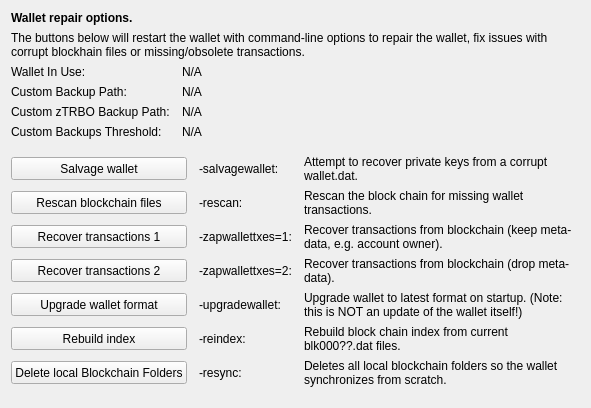
     <widget class="QWidget" name="tab_repair">
      <attribute name="title">
       <string>&amp;Wallet Repair</string>
      </attribute>
      <layout class="QGridLayout" name="gridLayout_4" columnstretch="0,0,0,0">
       <property name="horizontalSpacing">
        <number>12</number>
       </property>
       <item row="0" column="0" colspan="4">
        <widget class="QLabel" name="label_repair_header">
         <property name="font">
          <font>
           <weight>75</weight>
           <bold>true</bold>
          </font>
         </property>
         <property name="text">
          <string>Wallet repair options.</string>
         </property>
        </widget>
       </item>
       <item row="1" column="0" colspan="4">
        <widget class="QLabel" name="label_repair_helptext">
         <property name="font">
          <font>
           <weight>50</weight>
           <bold>false</bold>
          </font>
         </property>
         <property name="text">
          <string>The buttons below will restart the wallet with command-line options to repair the wallet, fix issues with corrupt blockhain files or missing/obsolete transactions.</string>
         </property>
         <property name="wordWrap">
          <bool>true</bool>
         </property>
        </widget>
       </item>
       <item row="2" column="0">
        <widget class="QLabel" name="wallet_path_label">
         <property name="text">
          <string>Wallet In Use:</string>
         </property>
        </widget>
       </item>
       <item row="2" column="1" colspan="3">
        <widget class="QLabel" name="wallet_path">
         <property name="cursor">
          <cursorShape>IBeamCursor</cursorShape>
         </property>
         <property name="text">
          <string>N/A</string>
         </property>
         <property name="textFormat">
          <enum>Qt::PlainText</enum>
         </property>
         <property name="textInteractionFlags">
          <set>Qt::LinksAccessibleByMouse|Qt::TextSelectableByKeyboard|Qt::TextSelectableByMouse</set>
         </property>
        </widget>
       </item>
       <item row="3" column="0">
        <widget class="QLabel" name="wallet_custombackuppath_label">
         <property name="visible">
          <bool>true</bool>
         </property>
         <property name="text">
          <string>Custom Backup Path:</string>
         </property>
        </widget>
       </item>
       <item row="3" column="1" colspan="3">
        <widget class="QLabel" name="wallet_custombackuppath">
         <property name="cursor">
          <cursorShape>IBeamCursor</cursorShape>
         </property>
         <property name="visible">
          <bool>true</bool>
         </property>
         <property name="text">
          <string>N/A</string>
         </property>
         <property name="textFormat">
          <enum>Qt::PlainText</enum>
         </property>
         <property name="textInteractionFlags">
          <set>Qt::LinksAccessibleByMouse|Qt::TextSelectableByKeyboard|Qt::TextSelectableByMouse</set>
         </property>
        </widget>
       </item>
       <item row="4" column="0">
        <widget class="QLabel" name="wallet_customztrbobackuppath_label">
         <property name="visible">
          <bool>false</bool>
         </property>
         <property name="text">
          <string>Custom zTRBO Backup Path:</string>
         </property>
        </widget>
       </item>
       <item row="4" column="1" colspan="3">
        <widget class="QLabel" name="wallet_customztrbobackuppath">
         <property name="cursor">
          <cursorShape>IBeamCursor</cursorShape>
         </property>
         <property name="visible">
          <bool>false</bool>
         </property>
         <property name="text">
          <string>N/A</string>
         </property>
         <property name="textFormat">
          <enum>Qt::PlainText</enum>
         </property>
         <property name="textInteractionFlags">
          <set>Qt::LinksAccessibleByMouse|Qt::TextSelectableByKeyboard|Qt::TextSelectableByMouse</set>
         </property>
        </widget>
       </item>
       <item row="5" column="0">
        <widget class="QLabel" name="wallet_custombackupthreshold_label">
         <property name="visible">
          <bool>true</bool>
         </property>
         <property name="text">
          <string>Custom Backups Threshold:</string>
         </property>
        </widget>
       </item>
       <item row="5" column="1" colspan="3">
        <widget class="QLabel" name="wallet_custombackupthreshold">
         <property name="cursor">
          <cursorShape>IBeamCursor</cursorShape>
         </property>
         <property name="visible">
          <bool>true</bool>
         </property>
         <property name="text">
          <string>N/A</string>
         </property>
         <property name="textFormat">
          <enum>Qt::PlainText</enum>
         </property>
         <property name="textInteractionFlags">
          <set>Qt::LinksAccessibleByMouse|Qt::TextSelectableByKeyboard|Qt::TextSelectableByMouse</set>
         </property>
        </widget>
       </item>
       <item row="6" column="0">
        <spacer name="verticalSpacer_repair1">
         <property name="orientation">
          <enum>Qt::Vertical</enum>
         </property>
         <property name="sizeHint" stdset="0">
          <size>
           <width>10</width>
           <height>10</height>
          </size>
         </property>
        </spacer>
       </item>
       <item row="7" column="0" colspan="2">
        <widget class="QPushButton" name="btn_salvagewallet">
         <property name="minimumSize">
          <size>
           <width>100</width>
           <height>23</height>
          </size>
         </property>
         <property name="text">
          <string>Salvage wallet</string>
         </property>
        </widget>
       </item>
       <item row="7" column="2">
        <widget class="QLabel" name="label_repair_salvage_command">
         <property name="text">
          <string notr="true">-salvagewallet:</string>
         </property>
        </widget>
       </item>
       <item row="7" column="3">
        <widget class="QLabel" name="label_repair_salvage">
         <property name="text">
          <string>Attempt to recover private keys from a corrupt wallet.dat.</string>
         </property>
         <property name="wordWrap">
          <bool>true</bool>
         </property>
        </widget>
       </item>
       <item row="8" column="0" colspan="2">
        <widget class="QPushButton" name="btn_rescan">
         <property name="minimumSize">
          <size>
           <width>100</width>
           <height>23</height>
          </size>
         </property>
         <property name="text">
          <string>Rescan blockchain files</string>
         </property>
        </widget>
       </item>
       <item row="8" column="2">
        <widget class="QLabel" name="label_repair_rescan_command">
         <property name="text">
          <string notr="true">-rescan:</string>
         </property>
        </widget>
       </item>
       <item row="8" column="3">
        <widget class="QLabel" name="label_repair_rescan">
         <property name="text">
          <string>Rescan the block chain for missing wallet transactions.</string>
         </property>
         <property name="wordWrap">
          <bool>true</bool>
         </property>
        </widget>
       </item>
       <item row="9" column="0" colspan="2">
        <widget class="QPushButton" name="btn_zapwallettxes1">
         <property name="minimumSize">
          <size>
           <width>100</width>
           <height>23</height>
          </size>
         </property>
         <property name="text">
          <string>Recover transactions 1</string>
         </property>
        </widget>
       </item>
       <item row="9" column="2">
        <widget class="QLabel" name="label_repair_zap1_command">
         <property name="text">
          <string notr="true">-zapwallettxes=1:</string>
         </property>
        </widget>
       </item>
       <item row="9" column="3">
        <widget class="QLabel" name="label_repair_zap1">
         <property name="text">
          <string>Recover transactions from blockchain (keep meta-data, e.g. account owner).</string>
         </property>
         <property name="wordWrap">
          <bool>true</bool>
         </property>
        </widget>
       </item>
       <item row="10" column="0" colspan="2">
        <widget class="QPushButton" name="btn_zapwallettxes2">
         <property name="minimumSize">
          <size>
           <width>100</width>
           <height>23</height>
          </size>
         </property>
         <property name="text">
          <string>Recover transactions 2</string>
         </property>
        </widget>
       </item>
       <item row="10" column="2">
        <widget class="QLabel" name="label_repair_zap2_command">
         <property name="text">
          <string notr="true">-zapwallettxes=2:</string>
         </property>
        </widget>
       </item>
       <item row="10" column="3">
        <widget class="QLabel" name="label_repair_zap2">
         <property name="text">
          <string>Recover transactions from blockchain (drop meta-data).</string>
         </property>
         <property name="wordWrap">
          <bool>true</bool>
         </property>
        </widget>
       </item>
       <item row="11" column="0" colspan="2">
        <widget class="QPushButton" name="btn_upgradewallet">
         <property name="minimumSize">
          <size>
           <width>100</width>
           <height>23</height>
          </size>
         </property>
         <property name="text">
          <string>Upgrade wallet format</string>
         </property>
        </widget>
       </item>
       <item row="11" column="2">
        <widget class="QLabel" name="label_repair_upgrade_command">
         <property name="text">
          <string notr="true">-upgradewallet:</string>
         </property>
        </widget>
       </item>
       <item row="11" column="3">
        <widget class="QLabel" name="label_repair_upgrade">
         <property name="text">
          <string>Upgrade wallet to latest format on startup. (Note: this is NOT an update of the wallet itself!)</string>
         </property>
         <property name="wordWrap">
          <bool>true</bool>
         </property>
        </widget>
       </item>
       <item row="12" column="0" colspan="2">
        <widget class="QPushButton" name="btn_reindex">
         <property name="minimumSize">
          <size>
           <width>100</width>
           <height>23</height>
          </size>
         </property>
         <property name="text">
          <string>Rebuild index</string>
         </property>
        </widget>
       </item>
       <item row="12" column="2">
        <widget class="QLabel" name="label_repair_reindex_command">
         <property name="text">
          <string notr="true">-reindex:</string>
         </property>
        </widget>
       </item>
       <item row="12" column="3">
        <widget class="QLabel" name="label_repair_reindex">
         <property name="text">
          <string>Rebuild block chain index from current blk000??.dat files.</string>
         </property>
         <property name="wordWrap">
          <bool>true</bool>
         </property>
        </widget>
       </item>
       <item row="13" column="0" colspan="2">
        <widget class="QPushButton" name="btn_resync">
         <property name="minimumSize">
          <size>
           <width>100</width>
           <height>23</height>
          </size>
         </property>
         <property name="text">
          <string>Delete local Blockchain Folders</string>
         </property>
        </widget>
       </item>
       <item row="13" column="2">
        <widget class="QLabel" name="label_repair_resync_command">
         <property name="text">
          <string>-resync:</string>
         </property>
        </widget>
       </item>
       <item row="13" column="3">
        <widget class="QLabel" name="label_repair_resync">
         <property name="text">
          <string>Deletes all local blockchain folders so the wallet synchronizes from scratch.</string>
         </property>
         <property name="wordWrap">
          <bool>true</bool>
         </property>
        </widget>
       </item>
       <item row="14" column="0">
        <spacer name="verticalSpacer_repair2">
         <property name="orientation">
          <enum>Qt::Vertical</enum>
         </property>
         <property name="sizeHint" stdset="0">
          <size>
           <width>20</width>
           <height>10</height>
          </size>
         </property>
        </spacer>
       </item>
      </layout>
     </widget>
